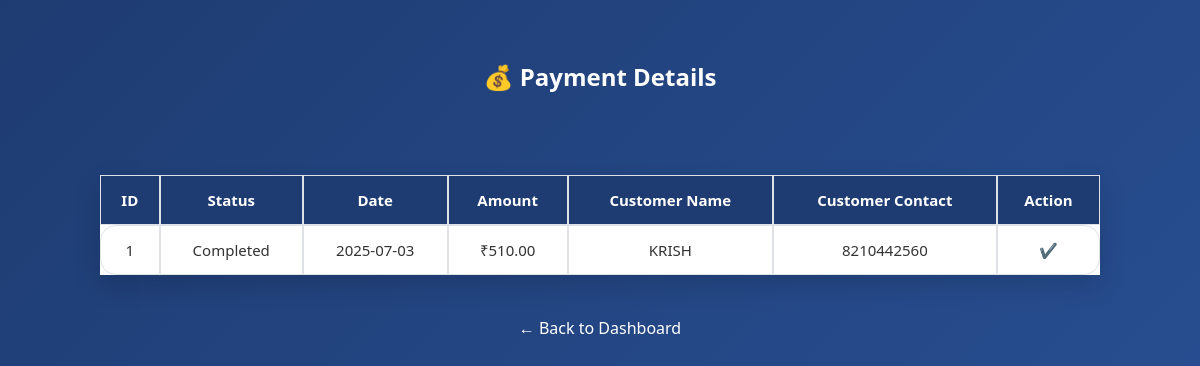
Screenshot of /sales/view_payments.php (signed in) with the database file from the repository.
### tables this page shows
CREATE TABLE `payments` (
  `id` int(11) NOT NULL,
  `order_id` int(11) DEFAULT NULL,
  `paymentDate` date DEFAULT NULL,
  `paymentStatus` varchar(50) NOT NULL DEFAULT 'Pending',
  `amount` decimal(10,2) NOT NULL,
  `customer_name` varchar(255) DEFAULT NULL,
  `customer_contactInfo` varchar(255) DEFAULT NULL,
  `created_at` timestamp NOT NULL DEFAULT current_timestamp()
);

### sales/view_payments.php (the view, shortened to what this page needs)
<?php
include '../includes/db.php';
$data_result = mysqli_query($conn, "SELECT id, paymentStatus, paymentDate, amount, customer_name, customer_contactInfo FROM payments ORDER BY id DESC");
?>
<!DOCTYPE html>
<html lang="en">
<head>
    <link rel="stylesheet" href="../assets/tables.css">
</head>
<body>
<h2>💰 Payment Details</h2>
<table>
    <thead>
        <tr>
            <th>ID</th>
            <th>Status</th>
            <th>Date</th>
            <th>Amount</th>
            <th>Customer Name</th> <th>Customer Contact</th> <th>Action</th>
        </tr>
    </thead>
    <tbody>
        <?php if (mysqli_num_rows($data_result) > 0): ?>
            <?php while ($row = mysqli_fetch_assoc($data_result)): ?>
                <tr>
                    <td><?= htmlspecialchars($row['id']) ?></td> <td><?= htmlspecialchars($row['paymentStatus']) ?></td>
                    <td><?= htmlspecialchars($row['paymentDate'] ?? 'N/A') ?></td>
                    <td>₹<?= number_format($row['amount'], 2) ?></td>
                    <td><?= htmlspecialchars($row['customer_name']) ?></td> <td><?= htmlspecialchars($row['customer_contactInfo']) ?></td> <td>
                        <?php if ($row['paymentStatus'] !== 'Completed'): ?>
                            <form method="POST" style="display:inline;">
                                <input type="hidden" name="paymentId" value="<?= htmlspecialchars($row['id']) ?>"> <button type="submit" name="update">Mark Paid</button>
                            </form>
                        <?php else: ?>✔️<?php endif; ?>
                    </td>
                </tr>
            <?php endwhile; ?>
        <?php else: ?>
            <tr><td colspan="7">No payment records found.</td></tr>
        <?php endif; ?>
    </tbody>
</table>
<br>
<a href="../dashboard.php">← Back to Dashboard</a>
</body>
</html>

### assets/tables.css (style rules this page uses)
body { margin: 0; padding: 40px 20px; font-family: 'Segoe UI', Tahoma, Geneva, Verdana, sans-serif; background: linear-gradient(135deg, #1e3c72, #2a5298); min-height: 100vh; box-sizing: border-box; color: #333; display: flex; flex-direction: column; align-items: center; }
h2, h3, h4 { color: #ffffff; text-align: center; margin-bottom: 20px; }
table { width: 100%; max-width: 1000px; border-collapse: separate; border-spacing: 0; box-shadow: 0 10px 25px rgba(0, 0, 0, 0.15); margin-top: 30px; background-color: #ffffff; }
table tr:first-child td:first-child { border-top-left-radius: 16px; }
table tr:first-child td:last-child { border-top-right-radius: 16px; }
table tr:last-child td:first-child { border-bottom-left-radius: 16px; }
table tr:last-child td:last-child { border-bottom-right-radius: 16px; }
table th, table td { border: 1px solid #dee2e6; padding: 14px 12px; text-align: center; font-size: 15px; background-color: #ffffff; }
table th { background-color: #1e3c72; color: white; font-weight: 600; }
a { margin-top: 20px; color: #ffffff; font-weight: 500; text-align: center; text-decoration: none; display: block; }

### rows the page displays
payments: id "1", paymentStatus "Completed", paymentDate "2025-07-03", amount "510.00", customer_name "KRISH", customer_contactInfo "8210442560"
